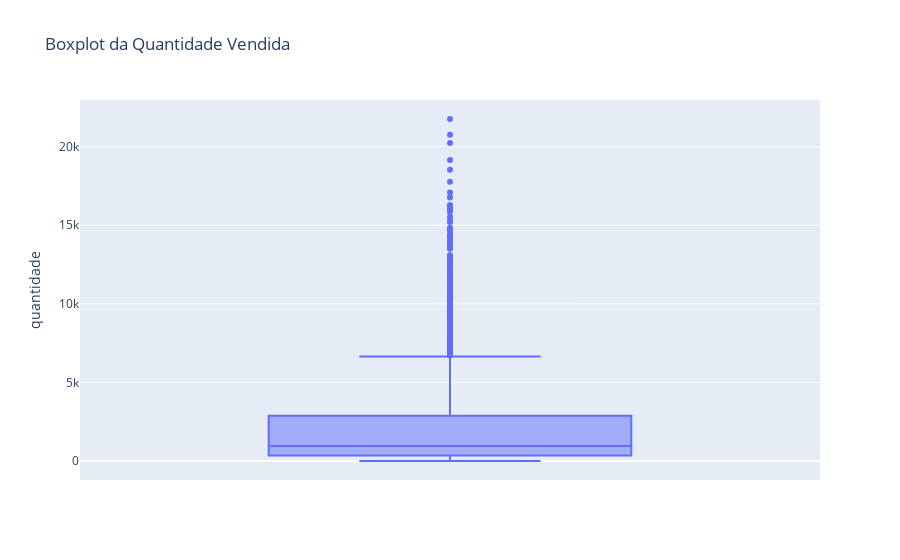

Notebook code for this chart:
### Code cell
import plotly.express as px

# Criando o boxplot com Plotly
fig = px.box(df_filtrado, y='quantidade', title='Boxplot da Quantidade Vendida')

# Mostrando o gráfico
fig.show()

### Figure 1 — Plotly figure (JSON) as saved in the notebook; plotly's stock layout.template omitted (floating-point values rounded to 4 significant figures; data arrays with more than 128 entries replaced by an {"elided": "..."} marker saying what was removed)
{"data": [{"alignmentgroup": "True", "hovertemplate": "quantidade=%{y}<extra></extra>", "legendgroup": "", "marker": {"color": "#636efa"}, "name": "", "notched": false, "offsetgroup": "", "orientation": "v", "showlegend": false, "type": "box", "x0": " ", "xaxis": "x", "y": {"elided": "3025 int values"}, "y0": " ", "yaxis": "y"}], "layout": {"boxmode": "group", "legend": {"tracegroupgap": 0}, "title": {"text": "Boxplot da Quantidade Vendida"}, "xaxis": {"anchor": "y", "domain": [0, 1]}, "yaxis": {"anchor": "x", "domain": [0, 1], "title": {"text": "quantidade"}}}}
